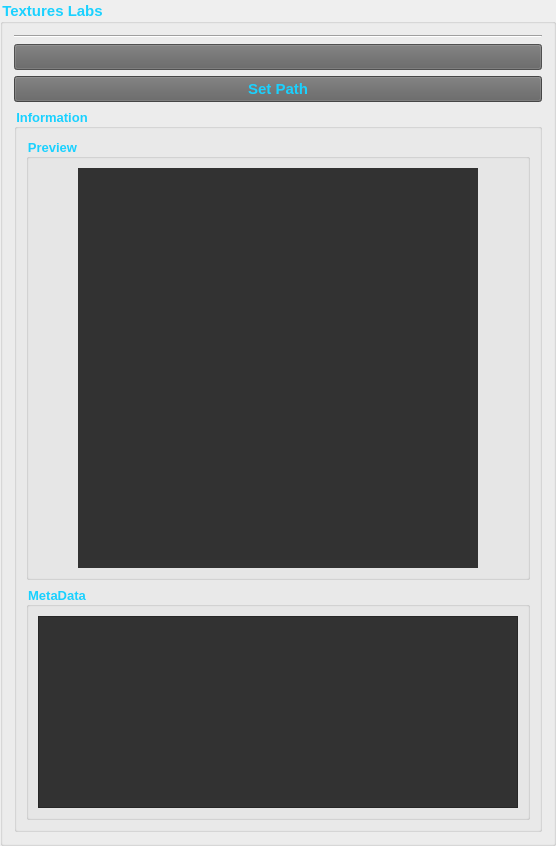
     <widget class="QGroupBox" name="texturesLabs_groupBox">
      <property name="font">
       <font>
        <family>Microsoft Sans Serif</family>
        <pointsize>11</pointsize>
        <weight>75</weight>
        <bold>true</bold>
       </font>
      </property>
      <property name="styleSheet">
       <string notr="true">color: rgb(26, 209, 255);
border-color: rgb(236, 236, 236);</string>
      </property>
      <property name="title">
       <string>Textures Labs</string>
      </property>
      <property name="flat">
       <bool>false</bool>
      </property>
      <property name="checkable">
       <bool>false</bool>
      </property>
      <layout class="QVBoxLayout" name="texturesLabs_groupBox_verticalLayout">
       <item>
        <layout class="QVBoxLayout" name="texturesLabs_treeView_verticalLayout"/>
       </item>
       <item>
        <widget class="Line" name="texturesLabs_line">
         <property name="font">
          <font>
           <family>Microsoft Sans Serif</family>
           <pointsize>11</pointsize>
          </font>
         </property>
         <property name="orientation">
          <enum>Qt::Horizontal</enum>
         </property>
        </widget>
       </item>
       <item>
        <widget class="QPushButton" name="texturesLabsSpaceHolder_pushButton">
         <property name="enabled">
          <bool>false</bool>
         </property>
         <property name="sizePolicy">
          <sizepolicy hsizetype="Preferred" vsizetype="Fixed">
           <horstretch>0</horstretch>
           <verstretch>0</verstretch>
          </sizepolicy>
         </property>
         <property name="minimumSize">
          <size>
           <width>0</width>
           <height>25</height>
          </size>
         </property>
         <property name="palette">
          <palette>
           <active>
            <colorrole role="WindowText">
             <brush brushstyle="SolidPattern">
              <color alpha="255">
               <red>26</red>
               <green>209</green>
               <blue>255</blue>
              </color>
             </brush>
            </colorrole>
            <colorrole role="Button">
             <brush brushstyle="SolidPattern">
              <color alpha="255">
               <red>98</red>
               <green>98</green>
               <blue>98</blue>
              </color>
             </brush>
            </colorrole>
            <colorrole role="Text">
             <brush brushstyle="SolidPattern">
              <color alpha="255">
               <red>26</red>
               <green>209</green>
               <blue>255</blue>
              </color>
             </brush>
            </colorrole>
            <colorrole role="ButtonText">
             <brush brushstyle="SolidPattern">
              <color alpha="255">
               <red>26</red>
               <green>209</green>
               <blue>255</blue>
              </color>
             </brush>
            </colorrole>
            <colorrole role="Base">
             <brush brushstyle="SolidPattern">
              <color alpha="255">
               <red>98</red>
               <green>98</green>
               <blue>98</blue>
              </color>
             </brush>
            </colorrole>
            <colorrole role="Window">
             <brush brushstyle="SolidPattern">
              <color alpha="255">
               <red>98</red>
               <green>98</green>
               <blue>98</blue>
              </color>
             </brush>
            </colorrole>
           </active>
           <inactive>
            <colorrole role="WindowText">
             <brush brushstyle="SolidPattern">
              <color alpha="255">
               <red>26</red>
               <green>209</green>
               <blue>255</blue>
              </color>
             </brush>
            </colorrole>
            <colorrole role="Button">
             <brush brushstyle="SolidPattern">
              <color alpha="255">
               <red>98</red>
               <green>98</green>
               <blue>98</blue>
              </color>
             </brush>
            </colorrole>
            <colorrole role="Text">
             <brush brushstyle="SolidPattern">
              <color alpha="255">
               <red>26</red>
               <green>209</green>
               <blue>255</blue>
              </color>
             </brush>
            </colorrole>
            <colorrole role="ButtonText">
             <brush brushstyle="SolidPattern">
              <color alpha="255">
               <red>26</red>
               <green>209</green>
               <blue>255</blue>
              </color>
             </brush>
            </colorrole>
            <colorrole role="Base">
             <brush brushstyle="SolidPattern">
              <color alpha="255">
               <red>98</red>
               <green>98</green>
               <blue>98</blue>
              </color>
             </brush>
            </colorrole>
            <colorrole role="Window">
             <brush brushstyle="SolidPattern">
              <color alpha="255">
               <red>98</red>
               <green>98</green>
               <blue>98</blue>
              </color>
             </brush>
            </colorrole>
           </inactive>
           <disabled>
            <colorrole role="WindowText">
             <brush brushstyle="SolidPattern">
              <color alpha="255">
               <red>26</red>
               <green>209</green>
               <blue>255</blue>
              </color>
             </brush>
            </colorrole>
            <colorrole role="Button">
             <brush brushstyle="SolidPattern">
              <color alpha="255">
               <red>98</red>
               <green>98</green>
               <blue>98</blue>
              </color>
             </brush>
            </colorrole>
            <colorrole role="Text">
             <brush brushstyle="SolidPattern">
              <color alpha="255">
               <red>26</red>
               <green>209</green>
               <blue>255</blue>
              </color>
             </brush>
            </colorrole>
            <colorrole role="ButtonText">
             <brush brushstyle="SolidPattern">
              <color alpha="255">
               <red>26</red>
               <green>209</green>
               <blue>255</blue>
              </color>
             </brush>
            </colorrole>
            <colorrole role="Base">
             <brush brushstyle="SolidPattern">
              <color alpha="255">
               <red>98</red>
               <green>98</green>
               <blue>98</blue>
              </color>
             </brush>
            </colorrole>
            <colorrole role="Window">
             <brush brushstyle="SolidPattern">
              <color alpha="255">
               <red>98</red>
               <green>98</green>
               <blue>98</blue>
              </color>
             </brush>
            </colorrole>
           </disabled>
          </palette>
         </property>
         <property name="font">
          <font>
           <family>Microsoft Sans Serif</family>
           <pointsize>11</pointsize>
           <weight>75</weight>
           <bold>true</bold>
          </font>
         </property>
         <property name="styleSheet">
          <string notr="true">background-color: rgb(98, 98, 98);
color: rgb(26, 209, 255);</string>
         </property>
         <property name="text">
          <string/>
         </property>
        </widget>
       </item>
       <item>
        <widget class="QPushButton" name="texturesLabsSetPath_pushButton">
         <property name="sizePolicy">
          <sizepolicy hsizetype="Preferred" vsizetype="Fixed">
           <horstretch>0</horstretch>
           <verstretch>0</verstretch>
          </sizepolicy>
         </property>
         <property name="minimumSize">
          <size>
           <width>0</width>
           <height>25</height>
          </size>
         </property>
         <property name="palette">
          <palette>
           <active>
            <colorrole role="WindowText">
             <brush brushstyle="SolidPattern">
              <color alpha="255">
               <red>26</red>
               <green>209</green>
               <blue>255</blue>
              </color>
             </brush>
            </colorrole>
            <colorrole role="Button">
             <brush brushstyle="SolidPattern">
              <color alpha="255">
               <red>98</red>
               <green>98</green>
               <blue>98</blue>
              </color>
             </brush>
            </colorrole>
            <colorrole role="Text">
             <brush brushstyle="SolidPattern">
              <color alpha="255">
               <red>26</red>
               <green>209</green>
               <blue>255</blue>
              </color>
             </brush>
            </colorrole>
            <colorrole role="ButtonText">
             <brush brushstyle="SolidPattern">
              <color alpha="255">
               <red>26</red>
               <green>209</green>
               <blue>255</blue>
              </color>
             </brush>
            </colorrole>
            <colorrole role="Base">
             <brush brushstyle="SolidPattern">
              <color alpha="255">
               <red>98</red>
               <green>98</green>
               <blue>98</blue>
              </color>
             </brush>
            </colorrole>
            <colorrole role="Window">
             <brush brushstyle="SolidPattern">
              <color alpha="255">
               <red>98</red>
               <green>98</green>
               <blue>98</blue>
              </color>
             </brush>
            </colorrole>
           </active>
           <inactive>
            <colorrole role="WindowText">
             <brush brushstyle="SolidPattern">
              <color alpha="255">
               <red>26</red>
               <green>209</green>
               <blue>255</blue>
              </color>
             </brush>
            </colorrole>
            <colorrole role="Button">
             <brush brushstyle="SolidPattern">
              <color alpha="255">
               <red>98</red>
               <green>98</green>
               <blue>98</blue>
              </color>
             </brush>
            </colorrole>
            <colorrole role="Text">
             <brush brushstyle="SolidPattern">
              <color alpha="255">
               <red>26</red>
               <green>209</green>
               <blue>255</blue>
              </color>
             </brush>
            </colorrole>
            <colorrole role="ButtonText">
             <brush brushstyle="SolidPattern">
              <color alpha="255">
               <red>26</red>
               <green>209</green>
               <blue>255</blue>
              </color>
             </brush>
            </colorrole>
            <colorrole role="Base">
             <brush brushstyle="SolidPattern">
              <color alpha="255">
               <red>98</red>
               <green>98</green>
               <blue>98</blue>
              </color>
             </brush>
            </colorrole>
            <colorrole role="Window">
             <brush brushstyle="SolidPattern">
              <color alpha="255">
               <red>98</red>
               <green>98</green>
               <blue>98</blue>
              </color>
             </brush>
            </colorrole>
           </inactive>
           <disabled>
            <colorrole role="WindowText">
             <brush brushstyle="SolidPattern">
              <color alpha="255">
               <red>26</red>
               <green>209</green>
               <blue>255</blue>
              </color>
             </brush>
            </colorrole>
            <colorrole role="Button">
             <brush brushstyle="SolidPattern">
              <color alpha="255">
               <red>98</red>
               <green>98</green>
               <blue>98</blue>
              </color>
             </brush>
            </colorrole>
            <colorrole role="Text">
             <brush brushstyle="SolidPattern">
              <color alpha="255">
               <red>26</red>
               <green>209</green>
               <blue>255</blue>
              </color>
             </brush>
            </colorrole>
            <colorrole role="ButtonText">
             <brush brushstyle="SolidPattern">
              <color alpha="255">
               <red>26</red>
               <green>209</green>
               <blue>255</blue>
              </color>
             </brush>
            </colorrole>
            <colorrole role="Base">
             <brush brushstyle="SolidPattern">
              <color alpha="255">
               <red>98</red>
               <green>98</green>
               <blue>98</blue>
              </color>
             </brush>
            </colorrole>
            <colorrole role="Window">
             <brush brushstyle="SolidPattern">
              <color alpha="255">
               <red>98</red>
               <green>98</green>
               <blue>98</blue>
              </color>
             </brush>
            </colorrole>
           </disabled>
          </palette>
         </property>
         <property name="font">
          <font>
           <family>Microsoft Sans Serif</family>
           <pointsize>11</pointsize>
           <weight>75</weight>
           <bold>true</bold>
          </font>
         </property>
         <property name="styleSheet">
          <string notr="true">background-color: rgb(98, 98, 98);
color: rgb(26, 209, 255);</string>
         </property>
         <property name="text">
          <string>Set Path</string>
         </property>
        </widget>
       </item>
       <item>
        <widget class="QGroupBox" name="texturesLabsInformation_groupBox">
         <property name="font">
          <font>
           <family>Microsoft Sans Serif</family>
           <pointsize>10</pointsize>
           <weight>75</weight>
           <bold>true</bold>
          </font>
         </property>
         <property name="styleSheet">
          <string notr="true">color: rgb(26, 209, 255);
border-color: rgb(236, 236, 236);</string>
         </property>
         <property name="title">
          <string>Information</string>
         </property>
         <property name="flat">
          <bool>false</bool>
         </property>
         <property name="checkable">
          <bool>false</bool>
         </property>
         <layout class="QVBoxLayout" name="texturesLabsInformation_groupBox_verticalLayout">
          <item>
           <widget class="QGroupBox" name="texturesLabsPreview_groupBox">
            <property name="font">
             <font>
              <family>Microsoft Sans Serif</family>
              <pointsize>10</pointsize>
              <weight>75</weight>
              <bold>true</bold>
             </font>
            </property>
            <property name="styleSheet">
             <string notr="true">color: rgb(26, 209, 255);
border-color: rgb(236, 236, 236);</string>
            </property>
            <property name="title">
             <string>Preview</string>
            </property>
            <property name="flat">
             <bool>false</bool>
            </property>
            <property name="checkable">
             <bool>false</bool>
            </property>
            <layout class="QHBoxLayout" name="texturesLabsPreview_groupBox_horizontalLayout">
             <item>
              <spacer name="texturesLabsPreview_left_horizontalSpacer">
               <property name="orientation">
                <enum>Qt::Horizontal</enum>
               </property>
               <property name="sizeHint" stdset="0">
                <size>
                 <width>40</width>
                 <height>20</height>
                </size>
               </property>
              </spacer>
             </item>
             <item>
              <widget class="QLabel" name="texturesLabsPreview_label">
               <property name="sizePolicy">
                <sizepolicy hsizetype="Preferred" vsizetype="Preferred">
                 <horstretch>0</horstretch>
                 <verstretch>0</verstretch>
                </sizepolicy>
               </property>
               <property name="minimumSize">
                <size>
                 <width>400</width>
                 <height>400</height>
                </size>
               </property>
               <property name="font">
                <font>
                 <family>Microsoft Sans Serif</family>
                 <pointsize>10</pointsize>
                 <weight>75</weight>
                 <bold>true</bold>
                </font>
               </property>
               <property name="styleSheet">
                <string notr="true">color: rgb(26, 209, 255);
background-color: rgb(50, 50, 50);</string>
               </property>
               <property name="text">
                <string/>
               </property>
               <property name="alignment">
                <set>Qt::AlignCenter</set>
               </property>
              </widget>
             </item>
             <item>
              <spacer name="texturesLabsPreview_right_horizontalSpacer">
               <property name="orientation">
                <enum>Qt::Horizontal</enum>
               </property>
               <property name="sizeHint" stdset="0">
                <size>
                 <width>40</width>
                 <height>20</height>
                </size>
               </property>
              </spacer>
             </item>
            </layout>
           </widget>
          </item>
          <item>
           <widget class="QGroupBox" name="texturesLabsMetaData_groupBox">
            <property name="font">
             <font>
              <family>Microsoft Sans Serif</family>
              <pointsize>10</pointsize>
              <weight>75</weight>
              <bold>true</bold>
             </font>
            </property>
            <property name="styleSheet">
             <string notr="true">color: rgb(26, 209, 255);
border-color: rgb(236, 236, 236);</string>
            </property>
            <property name="title">
             <string>MetaData</string>
            </property>
            <property name="flat">
             <bool>false</bool>
            </property>
            <property name="checkable">
             <bool>false</bool>
            </property>
            <layout class="QVBoxLayout" name="texturesLabsMetaData_groupBox_verticalLayout">
             <item>
              <widget class="QTextEdit" name="texturesLabsMetaData_textEdit">
               <property name="font">
                <font>
                 <family>Microsoft Sans Serif</family>
                 <pointsize>8</pointsize>
                </font>
               </property>
               <property name="styleSheet">
                <string notr="true">color: rgb(26, 209, 255);
background-color: rgb(50, 50, 50);</string>
               </property>
               <property name="readOnly">
                <bool>true</bool>
               </property>
               <property name="html">
                <string>&lt;!DOCTYPE HTML PUBLIC &quot;-//W3C//DTD HTML 4.0//EN&quot; &quot;http://www.w3.org/TR/REC-html40/strict.dtd&quot;&gt;
&lt;html&gt;&lt;head&gt;&lt;meta name=&quot;qrichtext&quot; content=&quot;1&quot; /&gt;&lt;style type=&quot;text/css&quot;&gt;
p, li { white-space: pre-wrap; }
&lt;/style&gt;&lt;/head&gt;&lt;body style=&quot; font-family:'Microsoft Sans Serif'; font-size:8pt; font-weight:400; font-style:normal;&quot;&gt;
&lt;p style=&quot;-qt-paragraph-type:empty; margin-top:0px; margin-bottom:0px; margin-left:0px; margin-right:0px; -qt-block-indent:0; text-indent:0px; font-size:13pt; font-weight:600;&quot;&gt;&lt;br /&gt;&lt;/p&gt;&lt;/body&gt;&lt;/html&gt;</string>
               </property>
              </widget>
             </item>
            </layout>
           </widget>
          </item>
         </layout>
        </widget>
       </item>
      </layout>
     </widget>
